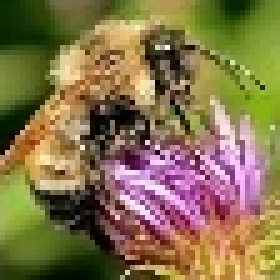
#> input picture img/bee.jpg, 56 x 56 px (shown 5 times larger)
$ jupyter execute 2.ipynb
#> lines starting #> are read from the running program, lines starting #| are printed output that depends on the picture
[cell 1]
import matplotlib.pyplot as plt
import numpy as np
import math
from PIL import Image
from skimage.io import imread

import sys
#np.set_printoptions(threshold=sys.maxsize)

sample_img = imread('./img/bee.jpg')
#> sample_img is the input picture: shape (56, 56, 3); mean R, G, B 133.2, 115.1, 75.2
print(sample_img.shape[0])
#| 56

times = 4
shape = (sample_img.shape[0]*times,sample_img.shape[1]*times,3)
#> shape = (224, 224, 3)
sample_new = np.zeros(shape,dtype='uint8')
print(sample_new.shape)
#| (224, 224, 3)


for x in range(sample_new.shape[0]):
    for y in range(sample_new.shape[1]):
        temp_x = x/4
        temp_y = y/4

        temp_x = round(temp_x)
        temp_y = round(temp_y)
        if(temp_x > sample_img.shape[0]-1):
            temp_x = sample_img.shape[0]-1

        if(temp_y > sample_img.shape[1]-1):
            temp_y = sample_img.shape[1]-1


        sample_new[x][y][0] = int(sample_img[temp_x][temp_y][0])
        sample_new[x][y][1] = int(sample_img[temp_x][temp_y][1])
        sample_new[x][y][2] = int(sample_img[temp_x][temp_y][2])
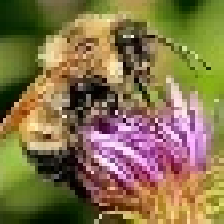
#> sample_new: shape (224, 224, 3); mean R, G, B 133.7, 115.5, 75.4


#print(sample_new)
img = Image.fromarray(sample_new, 'RGB')

img.save('./out/bee_near.jpg')
#img.show()

[cell 2]
import matplotlib.pyplot as plt
import numpy as np
import math
from PIL import Image
from skimage.io import imread

sample_img2 = imread('./img/bee.jpg')
times = 4
shape = (sample_img.shape[0]*times,sample_img.shape[1]*times,3)
sample_new2 = np.zeros(shape,dtype='uint8')


for x in range(sample_new2.shape[0]):
    for y in range(sample_new2.shape[1]):
        temp_x = (x)/4
        temp_y = (y)/4

        x1 = int(temp_x)
        y1 = int(temp_y)

        #print(x1,y1)

        u = temp_x - x1
        v = temp_y - y1

        if(x1==sample_img.shape[0]-1 and y1==sample_img.shape[0]-1):
            sample_new2[x][y] = sample_img2[sample_img.shape[0]-1][sample_img.shape[1]-1]
        elif(x1==sample_img.shape[0]-1):
            sample_new2[x][y] = ((1-v)*sample_img2[x1][y1] +
                                (v)*sample_img2[x1][y1+1])
        elif(y1==sample_img.shape[1]-1):
            sample_new2[x][y] = ((1-u)*sample_img2[x1][y1] +
                                (u)*sample_img2[x1+1][y1])
        else:
            sample_new2[x][y] = ((1-u)*(1-v)*sample_img2[x1][y1] +
                                (u)*(1-v)*sample_img2[x1+1][y1] +
                                (1-u)*(v)*sample_img2[x1][y1+1] +
                                (u)*(v)*sample_img2[x1+1][y1+1])
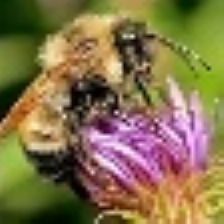
#> sample_new2: shape (224, 224, 3); mean R, G, B 133.3, 115.1, 75


img = Image.fromarray(sample_new2, 'RGB')
img.save('./out/bee_linear.jpg')
